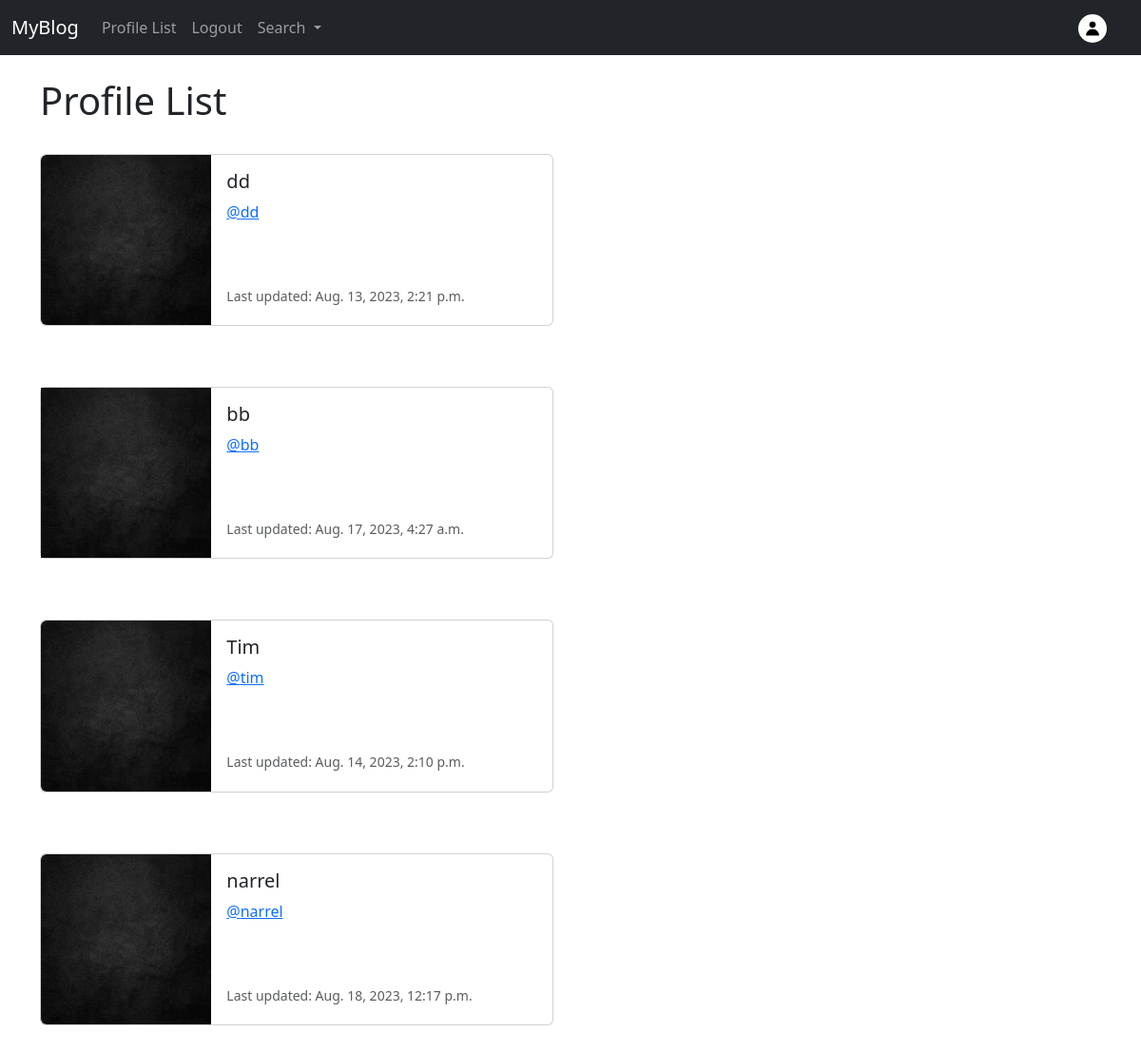
Screenshot of /profile_list/ (signed in) with the database file from the repository.
### myblog/models.py (models this page shows, shortened)
class Profile(models.Model):
    user = models.OneToOneField(User, on_delete=models.CASCADE)
    follows = models.ManyToManyField("self",
        related_name="followed_by",
        symmetrical=False,
        blank=True)
    date_modified = models.DateTimeField(User, auto_now=True)
    profile_image = models.ImageField(null=True, blank=True, upload_to='images/')

### myblog/views.py (the view)
# urls.py: path('profile_list/', views.profile_list, name='profile_list'),
def profile_list(request):
    if request.user.is_authenticated:
        profiles = Profile.objects.exclude(user=request.user)
        return render(request, 'profile_list.html', {"profiles":profiles})
    else:
        messages.success(request, ("You Must Be Logged In To View This Page..."))
        return redirect('home')

### myblog/templates/profile_list.html
{% extends 'base.html' %}
{% load static %}
{% block content %}
    <h1>Profile List</h1>
<br/>
{% if profiles %}
    {% for profile in profiles %}
    <div class="card mb-3" style="max-width: 540px;">
        <div class="row g-0">
          <div class="col-md-4">
            {% if profile.profile_image %}
            <img src="{{ profile.profile_image.url }}" width=200 height=200 class="img-fluid rounder-start"
            alt="{{ profile.user.username }}">
            {% else %}
            <img src="{% static 'images/xEoLhJy5_400x400.jpg' %}" class="img-fluid rounded-start" alt="{{ profile.user.username }}">
            {% endif %}
          </div>
          <div class="col-md-8">
            <div class="card-body">
              <h5 class="card-title">{{ profile.user.username }}</h5>
              <p class="card-text"><a href="{% url 'profile' profile.user.id %}">@{{ profile.user.username | lower }}</a></p><br/><br/>
              <p class="card-text"><small class="text-body-secondary">Last updated: {{ profile.date_modified }}</small></p>
            </div>
          </div>
        </div>
      </div>
      <br/><br/>
    {% endfor %}
{% endif %}
{% endblock %}

### myblog/templates/navbar.html (shortened to what this page needs)
{% load static %}
<nav class="navbar navbar-expand-lg navbar-dark bg-dark">
    <div class="container-fluid">
      <a class="navbar-brand" href="{% url 'home' %}">MyBlog</a>
      <div class="collapse navbar-collapse" id="navbarSupportedContent">
        <ul class="navbar-nav me-auto mb-2 mb-lg-0">
          {% if user.is_authenticated %}
          <li class="nav-item">
            <a class="nav-link" href="{% url 'profile_list' %}">Profile List</a>
          </li>
          <li class="nav-item">
            <a class="nav-link" href="{% url 'logout' %}">Logout</a>
          </li>
          {% endif %}
          <li class="nav-item dropdown">
            <a class="nav-link dropdown-toggle" href="#" role="button" data-bs-toggle="dropdown" aria-expanded="false">
              Search
            </a>
          </li>
        </ul>
        {% if user.is_authenticated %}
          <ul class="navbar-nav ml-auto">
            <li class="nav-link navbar-brand">
              <a href="{% url 'profile' request.user.id %}">
                {% if user.profile.profile_image %}
                  <img src="{{ user.profile.profile_image.url }}"
                  class="rounded-circle" width="30">
                {% else %}
                  <img src="{% static 'images/xEoLhJy5_400x400.jpg' %}"
                  class="rounded-circle" width="30">
                {% endif %}
              </a>
            </li>
          </ul>
        {% endif %}
      </div>
    </div>
  </nav>

### rows the page displays
Profile: user.username "dd", date_modified "Aug. 13, 2023, 2:21 p.m."
Profile: profile_image (picture), user.username "bb", date_modified "Aug. 17, 2023, 4:27 a.m."
Profile: user.username "Tim", user.username "tim", date_modified "Aug. 14, 2023, 2:10 p.m."
Profile: user.username "narrel", date_modified "Aug. 18, 2023, 12:17 p.m."
